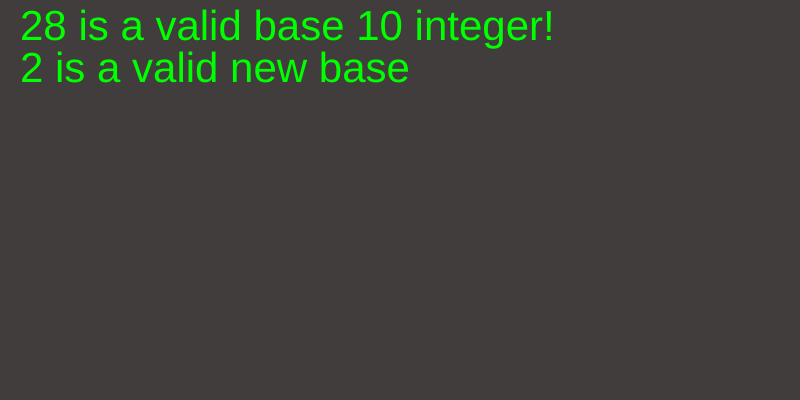
Frame 1 (no input)
Frame 2 (the mouse pressed at the canvas centre, redrawn once): identical to frame 1, image omitted

The p5.js sketch that drew this single still picture (run headless with seeded random() and noise() and a simulated clock; the mouse was pressed at the canvas centre and the sketch redrawn once):

// p5.js sketch
// ── sketch.js
let conversionBase; // we can convert it to any base not just 2
let currentNumber;
let remainder;
let animationStep = 0; // Tracks which part of the animation we’re on
let currentFontSize;
let startFontSize;
let targetFontSize = 21; // Shrink to this size
let fontShrinkSpeed = 1; // Speed of font size reduction
let lerpRate;
let positions = {}; // To hold target positions for text
const minWidth = 100;
let width = 800;
let height = 400;
const CANVAS_FONT_RATIO = 3.7;
const CURRENT_NUMBER_TEXT = "Current Number";
const DIVIDE_SYMBOL = "/";
const NEW_BASE = "New Base";
const REMAINDER = "Remainder";
const TEXT_SPACER = 10;
let x;
let y;
let userInputStage = true;
let base10InputDiv;
let base10InputLabel;
let base10Input;
let newBaseInputDiv;
let newBaseLabel;
let newBaseInput;
let convertButton;
let animatedCalculations = [];
let textY = 90;
let algorithmStep = 0; //0 currentNumber, 1 new base, 2 remainder
let algorithmAnimating = true;
let alpha = 0;
let alphachange = 2;
let result = "";
let resultLabel;
let resultTextBox;
let resultDiv;
let isResultAnimation = false;
let resultFontSize;
let remainderCounter = 1;
let resultTextX = 20;
const symbolMap = {
  10: "A",
  11: "B",
  12: "C",
  13: "D",
  14: "E",
  15: "F",
  16: "G",
  17: "H",
  18: "I",
  19: "J",
  20: "K",
  21: "L",
  22: "M",
  23: "N",
  24: "O",
  25: "P",
  26: "Q",
  27: "R",
  28: "S",
  29: "T",
  30: "U",
  31: "V",
  32: "W",
  33: "X",
  34: "Y",
  35: "Z",
};

function setup() {
  base10InputDiv = createDiv();
  base10InputLabel = createElement("label", "Enter a number:");
  base10Input = createInput("28");
  base10InputLabel.parent(base10InputDiv);
  base10Input.parent(base10InputDiv);
  base10InputDiv.addClass("input-form");
  base10Input.id("base-10-input");
  newBaseInputDiv = createDiv();
  newBaseInputDiv.addClass("input-form");
  newBaseLabel = createElement("label", "Enter a new base:");
  newBaseLabel.parent(newBaseInputDiv);
  newBaseInput = createInput("2");
  newBaseInput.id("new-base-input");
  newBaseInput.parent(newBaseInputDiv);
  convertButton = createButton("Convert");
  convertButton.mouseClicked(convertNumber);
  resultDiv = createDiv();
  resultDiv.addClass("input-form");
  resultLabel = createElement("label", "Result: ");
  resultTextBox = createSpan(result);
  createCanvas(width, height);
  startFontSize = floor(height / CANVAS_FONT_RATIO);
  currentFontSize = startFontSize;
  targetFontSize = startFontSize;
  targetFontSize = calculateTargetFont(width, targetFontSize, false);
  lerpRate = targetFontSize / startFontSize;
  x = width / 2;
  y = height / 2;

  // Set target positions for the final display
  textSize(targetFontSize);
  let currentX = 20;
  positions.currentNumber = { x: currentX, y: 40 };
  currentX += TEXT_SPACER;
  currentX += ceil(textWidth(CURRENT_NUMBER_TEXT));
  positions.divSymbol = { x: currentX, y: 40 };
  currentX += TEXT_SPACER;
  currentX += ceil(textWidth(DIVIDE_SYMBOL));
  positions.newBase = { x: currentX, y: 40 };
  currentX += TEXT_SPACER;
  currentX += ceil(textWidth(NEW_BASE));
  positions.remainder = { x: currentX, y: 40 };
  textSize(currentFontSize);
  noLoop();
}

function draw() {
  background("#423D3D");

  if (userInputStage) {
    textSize(targetFontSize);
    let input = base10Input.value();
    let msg;
    if (isWholeNumber(input)) {
      fill(0, 255, 0);
      msg = input + " is a valid base 10 integer!";
    } else {
      fill(255, 0, 0);
      msg = input + " is not a valid number :(";
    }
    text(msg, 20, 40);
    input = newBaseInput.value();
    if (isWholeNumber(input) && input <= 45) {
      fill(0, 255, 0);

      msg = input + " is a valid new base";
    } else if (isWholeNumber(input) && input > 45) {
      fill(255, 0, 0);
      textWrap(WORD);
      msg = input + " is a valid base but too big for this application.";
    } else {
      fill(255, 0, 0);
      msg = input + " is not a valid base :(";
    }
    text(msg, 20, 40 + targetFontSize);
  } else if (animationStep < 4) {
    fill("#f25733");
    textAlign(LEFT, TOP);

    switch (animationStep) {
      case 0:
        textSize(currentFontSize);
        text(CURRENT_NUMBER_TEXT, x, y);
        if (currentFontSize > targetFontSize) {
          currentFontSize -= fontShrinkSpeed; // Shrink font size
          x = lerp(x, positions.currentNumber.x, lerpRate);
          y = lerp(y, positions.currentNumber.y, lerpRate);
        } else {
          animationStep++; // Move to next step
          currentFontSize = startFontSize;
          x = width / 2;
          y = width / 2;
          noLoop();
        }
        break;
      case 1:
        //display step 0 text
        textSize(targetFontSize);
        textAlign(LEFT, TOP);
        text(
          CURRENT_NUMBER_TEXT,
          positions.currentNumber.x,
          positions.currentNumber.y
        );
        //animate the second word
        textSize(currentFontSize);
        text(DIVIDE_SYMBOL, x, y);
        if (currentFontSize > targetFontSize) {
          currentFontSize -= fontShrinkSpeed; // Shrink font size
          x = lerp(x, positions.divSymbol.x, lerpRate);
          y = lerp(y, positions.divSymbol.y, lerpRate);
        } else {
          animationStep++; // Move to next step
          currentFontSize = startFontSize;
          x = width / 2;
          y = width / 2;
          noLoop();
        }
        break;
      case 2:
        //display step 0 and 1 text
        textSize(targetFontSize);
        textAlign(LEFT, TOP);
        text(
          CURRENT_NUMBER_TEXT,
          positions.currentNumber.x,
          positions.currentNumber.y
        );
        text(DIVIDE_SYMBOL, positions.divSymbol.x, positions.divSymbol.y);
        //animate the second word
        textSize(currentFontSize);
        text(NEW_BASE, x, y);
        if (currentFontSize > targetFontSize) {
          currentFontSize -= fontShrinkSpeed; // Shrink font size
          x = lerp(x, positions.newBase.x, lerpRate);
          y = lerp(y, positions.newBase.y, lerpRate);
        } else {
          animationStep++; // Move to next step
          currentFontSize = startFontSize;
          x = width / 2;
          y = width / 2;
          noLoop();
        }
        break;
      case 3:
        //display step 0 and 1 text
        textSize(targetFontSize);
        textAlign(LEFT, TOP);
        text(
          CURRENT_NUMBER_TEXT,
          positions.currentNumber.x,
          positions.currentNumber.y
        );
        text(DIVIDE_SYMBOL, positions.divSymbol.x, positions.divSymbol.y);
        text(NEW_BASE, positions.newBase.x, positions.newBase.y);
        //animate the second word
        textSize(currentFontSize);
        text(REMAINDER, x, y);
        if (currentFontSize > targetFontSize) {
          currentFontSize -= fontShrinkSpeed; // Shrink font size
          x = lerp(x, positions.remainder.x, lerpRate);
          y = lerp(y, positions.remainder.y, lerpRate);
        } else {
          animationStep++; // Move to next step
          currentFontSize = startFontSize;
          x = width / 2;
          y = width / 2;
          noLoop();
        }
        break;
    }
  } else {
    const r = 242;
    const g = 87;
    const b = 51;
    fill(r, g, b, 256);

    // now we will animate the algorithm
    textSize(targetFontSize);
    textAlign(LEFT, TOP);
    text(
      CURRENT_NUMBER_TEXT,
      positions.currentNumber.x,
      positions.currentNumber.y
    );
    text(DIVIDE_SYMBOL, positions.divSymbol.x, positions.divSymbol.y);
    text(NEW_BASE, positions.newBase.x, positions.newBase.y);
    text(REMAINDER, positions.remainder.x, positions.remainder.y);
    animatedCalculations.forEach((line) => {
      text(
        line.currentNumber.text,
        positions.currentNumber.x,
        line.currentNumber.y
      );
      if (line.divSymbol) {
        text(line.divSymbol.text, positions.divSymbol.x, line.divSymbol.y);
      }
      if (line.newBase) {
        text(line.newBase.text, positions.newBase.x, line.newBase.y);
      }
      if (line.remainder) {
        isResultAnimation ? textSize(resultFontSize) : textSize(targetFontSize);
        text(line.remainder.text, line.remainder.x, line.remainder.y);
      }
    });
    if (algorithmAnimating) {
      fill(r, g, b, alpha);
      switch (algorithmStep) {
        case 0:
          text(str(currentNumber), positions.currentNumber.x, textY);
          alpha += alphachange;
          if (alpha > 255) {
            alpha = 0;
            animatedCalculations.push({
              currentNumber: {
                text: str(currentNumber),
                y: textY,
              },
            });
            algorithmStep++;
          }
          break;
        case 1:
          text(str(conversionBase), positions.newBase.x, textY);
          alpha += alphachange;
          if (alpha > 255) {
            alpha = 0;
            animatedCalculations.at(-1).newBase = {
              text: str(conversionBase),
              y: textY,
            };
            algorithmStep++;
            remainder = currentNumber % conversionBase;
            currentNumber = Math.floor(currentNumber / conversionBase);
          }
          break;
        case 2:
          text(str(remainder), positions.remainder.x, textY);
          alpha += alphachange;
          if (alpha > 255) {
            alpha = 0;
            animatedCalculations.at(-1).remainder = {
              text: str(remainder),
              x: positions.remainder.x,
              y: textY,
              counter: remainderCounter,
            };
            remainderCounter++;
            let remainderString = symbolMap[str(remainder)]
              ? symbolMap[str(remainder)]
              : str(remainder);
            result = remainderString + result;
            resultTextBox.html(result);
            algorithmStep = 0;
            if (currentNumber <= 0) {
              algorithmAnimating = false;
              isResultAnimation = true;
              resultFontSize = calculateTargetFont(width, targetFontSize, true);
            }
            textY = textY + TEXT_SPACER + targetFontSize;
            if (textY + targetFontSize > height) {
              height = height + targetFontSize + TEXT_SPACER + TEXT_SPACER;
              resizeCanvas(width, height);
            }
          }
          break;
      }
    }
    // lets move the resulting remainder into their msb to lsb result
    if (isResultAnimation) {
      let line = animatedCalculations.at(remainderCounter - 2);
      line.remainder.x = lerp(line.remainder.x, resultTextX, 0.1);
      line.remainder.y = lerp(line.remainder.y, textY, 0.1);
      if (
        resultTextX - 1 <= line.remainder.x &&
        line.remainder.x <= resultTextX + 1 &&
        textY - 1 <= line.remainder.y &&
        line.remainder.y <= textY + 1
      ) {
        remainderCounter--;
        if (symbolMap[line.remainder.text]) {
          line.remainder.text = symbolMap[line.remainder.text];
        }
        textSize(resultFontSize);
        resultTextX =
          resultTextX + TEXT_SPACER + textWidth(line.remainder.text);
      }
      if (remainderCounter === 1) isResultAnimation = false;
    }
  }
}

function calculateTargetFont(width, fontSize, isForResult) {
  let widthUsed;
  if (isForResult) {
    let spacerTotal = (result.length - 1) * TEXT_SPACER;
    //add 20 for left margin and 20 for right margin
    spacerTotal += 40;
    do {
      textSize(fontSize);
      widthUsed = spacerTotal + ceil(textWidth(result));
      fontSize--;
    } while (widthUsed > width);
  } else {
    do {
      textSize(fontSize);
      widthUsed = 20;
      widthUsed += ceil(textWidth(CURRENT_NUMBER_TEXT));
      widthUsed += TEXT_SPACER;
      widthUsed += ceil(textWidth(DIVIDE_SYMBOL));
      widthUsed += TEXT_SPACER;
      widthUsed += ceil(textWidth(NEW_BASE));
      widthUsed += TEXT_SPACER;
      widthUsed += ceil(textWidth(REMAINDER));
      widthUsed += 20;
      fontSize--;
    } while (widthUsed > width);
  }
  return fontSize;
}

function mouseClicked() {
  loop();
}

function isWholeNumber(input) {
  input = input.trim();
  // Check if the string can be converted to a number
  if (isNaN(input) || input.length === 0) {
    return false;
  }

  // Convert the string to a number and check if it's an integer
  const num = Number(input);
  return Number.isInteger(num) && num >= 0;
}

function convertNumber() {
  if (
    isWholeNumber(base10Input.value()) &&
    isWholeNumber(newBaseInput.value())
  ) {
    currentNumber = Number(base10Input.value());
    base10Input.attribute("disabled", "");
    conversionBase = Number(newBaseInput.value());
    newBaseInput.attribute("disabled", "");
    userInputStage = false;
  }
}

// ── style.css
html,
body {
  margin: 0;
  padding: 0;
}

canvas {
  display: block;
}

.input-form {
  display: block;
}
